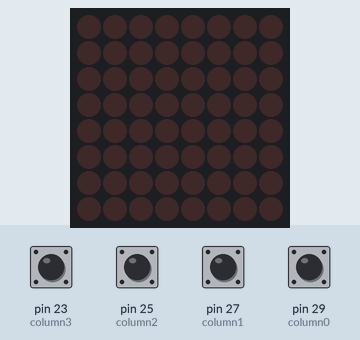
This sketch was run on a simulated Arduino Mega 2560, built with avr-gcc and run on an emulated ATmega2560. On the bench: 8×8 LED matrix. Wiring (inferred from the names in the program): MAX7219 LED driver (orientation assumed): data pin 49; clock pin 53; CS pin 51. The inputs (shaded band) are chosen by the test bench; at power-on: pin 23 (column3), pin 25 (column2), pin 27 (column1), pin 29 (column0) HIGH.

Above: at 1.2 s.
1.3 s: pin 23 (column3) pulled LOW for 0.15 s
At 2.6 s:
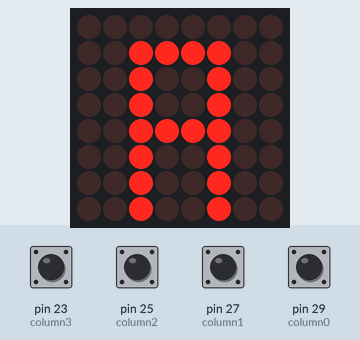
2.9 s: pin 25 (column2) pulled LOW for 0.15 s
At 4.0 s:
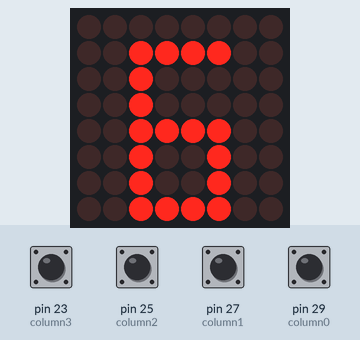
4.5 s: pin 27 (column1) pulled LOW for 0.15 s
At 5.2 s:
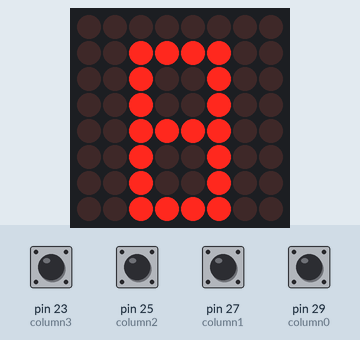
6.1 s: pin 29 (column0) pulled LOW for 0.15 s
At 7.1 s:
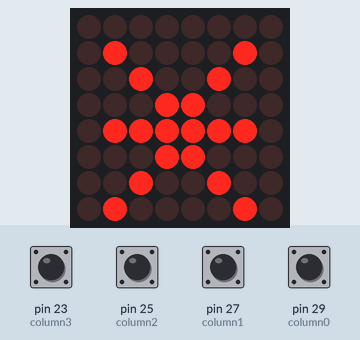
7.7 s: pin 23 (column3) pulled LOW for 1 s
At 9.2 s:
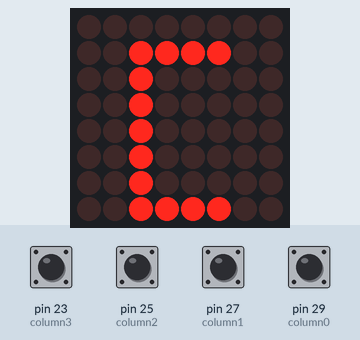
10.2 s: pin 27 (column1) pulled LOW for 1 s
At 12.4 s:
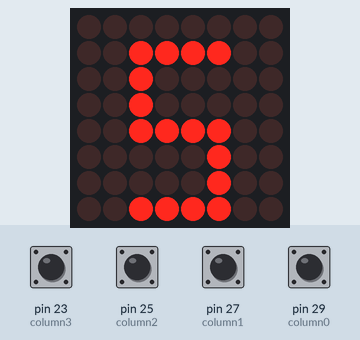
Timing chart, 0 to 13.7 s (numbered marks = the images above; inputs shaded):
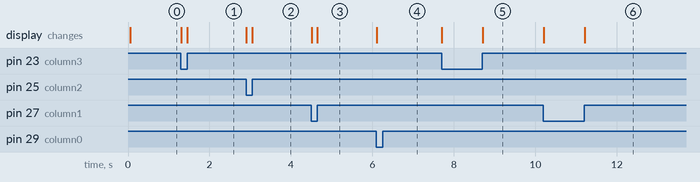

The sketch:

led-matrix-digicode-control.ino
```cpp
/* Code written by Adrien Louvrier, 08/01/2021
 *
 * Objective : display on a leds matrix what the user is typing on the digicode
 * Card used : Arduino Mega 2560
 *
 * Eletronic Circuit :
 * input :
 * - a digicode (line0 -> pin 39, line1 -> pin 37, line2 -> pin 35, line3 -> pin 33,
 * column0 -> pin 29, column1 -> pin 27, column2 -> 25, column3 -> 23)
 *
 * output :
 * - a 1088AS leds matrix connected to pins 49, 51, 53, 5V and grd
 *
 * Note : the functions used weren't written by me
 */

#define DIN_PIN 49
#define CS_PIN 51
#define CLK_PIN 53

#define line0 39
#define line1 37
#define line2 35
#define line3 33

#define column0 29
#define column1 27
#define column2 25
#define column3 23

// Hexa values of each lines for each symbol
int const A[8] = {0x00, 0x3C, 0x24, 0x24, 0x3C, 0x24, 0x24, 0x24};
int const B[8] = {0x00, 0x38, 0x24, 0x24, 0x38, 0x24, 0x24, 0x38};
int const C[8] = {0x00, 0x3C, 0x20, 0x20, 0x20, 0x20, 0x20, 0x3C};
int const D[8] = {0x00, 0x38, 0x24, 0x24, 0x24, 0x24, 0x24, 0x38};

int const ZERO[8] = {0x00, 0x3C, 0x24, 0x24, 0x24, 0x24, 0x24, 0x3C};
int const ONE[8] = {0x00, 0x08, 0x18, 0x28, 0x08, 0x08, 0x08, 0x08};
int const TWO[8] = {0x00, 0x3C, 0x04, 0x04, 0x3C, 0x20, 0x20, 0x3C};
int const THREE[8] = {0x00, 0x3C, 0x04, 0x04, 0x3C, 0x04, 0x04, 0x3C};
int const FOUR[8] = {0x00, 0x24, 0x24, 0x24, 0x3C, 0x04, 0x04, 0x04};
int const FIVE[8] = {0x00, 0x3C, 0x20, 0x20, 0x3C, 0x04, 0x04, 0x3C};
int const SIX[8] = {0x00, 0x3C, 0x20, 0x20, 0x3C, 0x24, 0x24, 0x3C};
int const SEVEN[8] = {0x00, 0x3C, 0x04, 0x04, 0x04, 0x04, 0x04, 0x04};
int const EIGHT[8] = {0x00, 0x3C, 0x24, 0x24, 0x3C, 0x24, 0x24, 0x3C};
int const NINE[8] = {0x00, 0x3C, 0x24, 0x24, 0x3C, 0x04, 0x04, 0x3C};

int const ASTERIX[8] = {0x00, 0x42, 0x24, 0x18, 0x7E, 0x18, 0x24, 0x42};
int const HASH_TAG[8] = {0x00, 0x14, 0x14, 0x7E, 0x28, 0x7C, 0x28, 0x28};


// Function prototypes
void writePix(int value);
void writeLine(int address, int value);
void writeMatrix(const  int *tab);
void init1088AS();
void clearMatrix();

void setup() {
  pinMode(CS_PIN, OUTPUT);
  pinMode(DIN_PIN, OUTPUT);
  pinMode(CLK_PIN, OUTPUT);
  delay(50);

  // Lines are configured in output mode
  pinMode(line0, OUTPUT);
  pinMode(line1, OUTPUT);
  pinMode(line2, OUTPUT);
  pinMode(line3, OUTPUT);

  // Colomns are configured in input mode with pull-up
  pinMode(column0, INPUT_PULLUP);
  pinMode(column1, INPUT_PULLUP);
  pinMode(column2, INPUT_PULLUP);
  pinMode(column3, INPUT_PULLUP);

  init1088AS();
  clearMatrix();
}

void loop() {
  int column0State = HIGH;
  int column1State = HIGH;
  int column2State = HIGH;
  int column3State = HIGH;

  // Put the line 0 to 0V and others to 5V
  digitalWrite(line0, LOW);
  digitalWrite(line1, HIGH);
  digitalWrite(line2, HIGH);
  digitalWrite(line3, HIGH);

  // Recover the columns state
  column0State = digitalRead(column0);
  column1State = digitalRead(column1);
  column2State = digitalRead(column2);
  column3State = digitalRead(column3);

  // If column 0 is at LOW, the button 1 is pressed
  if(column0State == LOW) {
    writeMatrix(ONE);
  }

  // If column 0 is at LOW, the button 2 is pressed
  if(column1State == LOW) {
    writeMatrix(TWO);
  }

  // If column 0 is at LOW, the button 3 is pressed
  if(column2State == LOW) {
    writeMatrix(THREE);
  }

  // If column 3 is at LOW, the button A is pressed
  if(column3State == LOW) {
    writeMatrix(A);
  }

  // Put the line 1 to 0V and others to 5V
  digitalWrite(line0, HIGH);
  digitalWrite(line1, LOW);
  digitalWrite(line2, HIGH);
  digitalWrite(line3, HIGH);

  // Recover the columns state
  column0State = digitalRead(column0);
  column1State = digitalRead(column1);
  column2State = digitalRead(column2);
  column3State = digitalRead(column3);

  // If column 0 is at LOW, the button 4 is pressed
  if(column0State == LOW) {
    writeMatrix(FOUR);
  }

  // If column 1 is at LOW, the button 5 is pressed
  if (column1State == LOW) {
    writeMatrix(FIVE);
  }

  // If column 2 is at LOW, the button 6 is pressed
  if(column2State == LOW) {
    writeMatrix(SIX);
  }

  // If column 3 is at LOW, the button B is pressed
  if(column3State == LOW) {
    writeMatrix(B);
  }

  // Put the line 2 to 0V and others to 5V
  digitalWrite(line0, HIGH);
  digitalWrite(line1, HIGH);
  digitalWrite(line2, LOW);
  digitalWrite(line3, HIGH);

  // Recover the columns state
  column0State = digitalRead(column0);
  column1State = digitalRead(column1);
  column2State = digitalRead(column2);
  column3State = digitalRead(column3);

  // If column 0 is at LOW, the button 7 is pressed
  if(column0State == LOW) {
    writeMatrix(SEVEN);
  }

  // If column 1 is at LOW, the button 8 is pressed
  if(column1State == LOW) {
    writeMatrix(EIGHT);
  }

  // If column 2 is at LOW, the button 9 is pressed
  if(column2State == LOW) {
    writeMatrix(NINE);
  }

  // If column 3 is at LOW, the button C is pressed
  if(column3State == LOW) {
    writeMatrix(C);
  }

  // Put the line 3 to 0V and others to 5V
  digitalWrite(line0, HIGH);
  digitalWrite(line1, HIGH);
  digitalWrite(line2, HIGH);
  digitalWrite(line3, LOW);

  // Recover the columns state
  column0State = digitalRead(column0);
  column1State = digitalRead(column1);
  column2State = digitalRead(column2);
  column3State = digitalRead(column3);

  // If column 0 is at LOW, the button * is pressed
  if(column0State == LOW) {
    writeMatrix(ASTERIX);
  }

  // If column 1 is at LOW, the button 0 is pressed
  if(column1State == LOW) {
    writeMatrix(ZERO);
  }

  // If column 2 is at LOW, the button # is pressed
  if(column2State == LOW) {
    writeMatrix(HASH_TAG);
  }

  // If column 3 is at LOW, the button D is pressed
  if(column3State == LOW) {
    writeMatrix(D);
  }
}

void writePix(int value){
  digitalWrite(CS_PIN, LOW);
  for (int i = 0; i<8; ++i){
    digitalWrite(CLK_PIN,LOW);
    digitalWrite(DIN_PIN, value & 0x80); // masking the data
    value = value << 1; // Shift bits to the left
    digitalWrite(CLK_PIN, HIGH);
  }
}

void writeLine(int address, int value){
  digitalWrite(CS_PIN, LOW);
  writePix(address);
  writePix(value);
  digitalWrite(CS_PIN, HIGH);

}

void writeMatrix(const  int *tab) { // or int tab[8]
  for (int i = 0; i<8; ++i){
    writeLine(i+1,tab[i]);
  }
}

void init1088AS() {
  writeLine(0x09, 0x00); // decoding : BCD
  writeLine(0x0A, 0x01); // brightness
  writeLine(0x0B, 0x07); // scanlimit: 8 LEDs
  writeLine(0x0C, 0x01); // power_down mode : 0, normal mode : 1
  writeLine(0x0F, 0x00); // //test display: 1; EOT, display : 0
}

void clearMatrix() { // or int tab[8]
  const int clean[8] = {0x00, 0x00, 0x00, 0x00, 0x00, 0x00, 0x00, 0x00};
  writeMatrix(clean);
}
```

Measured:
- after the input at 1.3 s, the display: first changes at once (image 1 shows a later state)
- after the input at 2.9 s, the display: first changes at once (image 2 shows a later state)
- after the input at 4.5 s, the display: first changes at once (image 3 shows a later state)
- after the input at 6.1 s, the display: changes at once (image 4)
- after the input at 7.7 s, the display: first changes at once (image 5 shows a later state)
- after the input at 10.2 s, the display: first changes at once (image 6 shows a later state)
